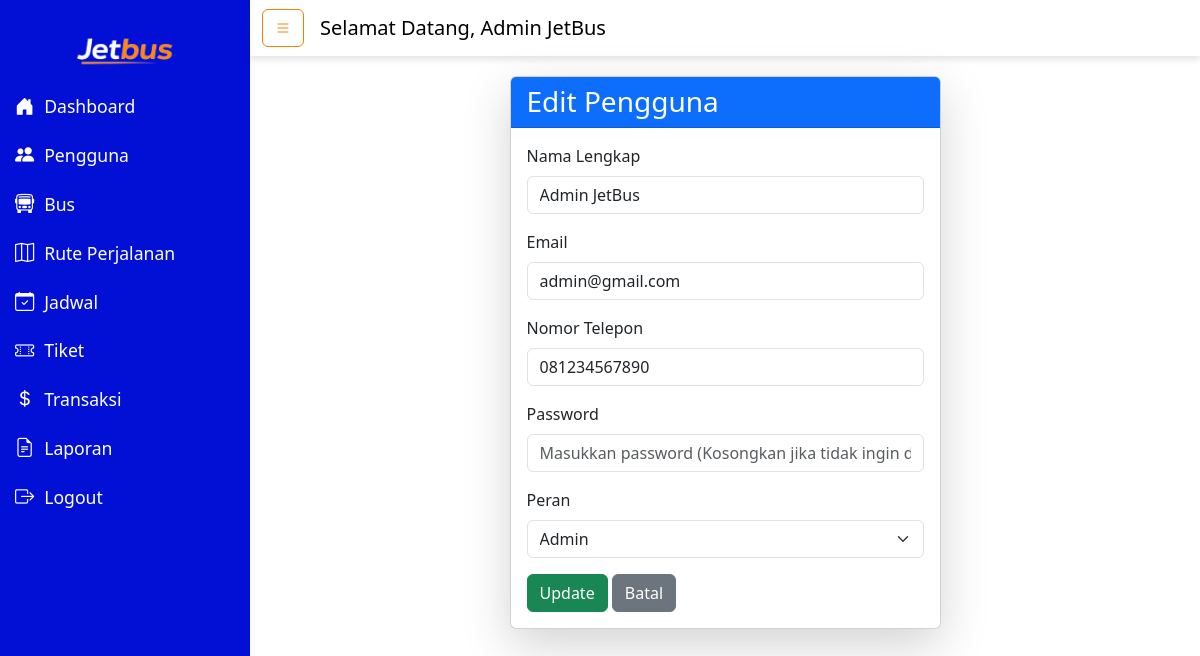
/admin/editPengguna.php?id=1 (signed in), run on the app's committed database.
### tables this page shows
CREATE TABLE `pengguna` (
  `id_pengguna` int(11) NOT NULL,
  `nama` varchar(100) NOT NULL,
  `email` varchar(100) NOT NULL,
  `password` varchar(255) NOT NULL,
  `no_hp` varchar(15) DEFAULT NULL,
  `peran` enum('admin','pelanggan') NOT NULL DEFAULT 'pelanggan'
);

### admin/editPengguna.php (the view, shortened to what this page needs)
<?php
include "header.php";
include "../koneksi.php";
if (isset($_GET['id'])) {
    $id = $_GET['id'];
    $query = "SELECT * FROM pengguna WHERE id_pengguna = '$id'";
    $result = mysqli_query($koneksi, $query);
    if (mysqli_num_rows($result) > 0) {
        $user = mysqli_fetch_assoc($result);
    } else {
        echo "Pengguna tidak ditemukan.";
        exit;
    }
} else {
    echo "ID pengguna tidak diberikan.";
    exit;
}
?>
<div class="d-flex">
    <?php include "sidebar.php" ?>
    <div class="content-wrapper w-100">
        <?php include "navbar.php"; ?>
        <main class="content">
            <div class="container-fluid">
                <div class="row justify-content-center">
                    <div class="col-md-6">
                        <div class="card shadow-lg">
                            <div class="card-header bg-primary text-white">
                                <h3 class="mb-0">Edit Pengguna</h3>
                            </div>
                            <div class="card-body">
                                <form action="updatePengguna.php" method="POST">
                                    <div class="mb-3">
                                        <label for="nama" class="form-label">Nama Lengkap</label>
                                        <input type="text" class="form-control" id="nama" name="nama" value="<?php echo $user['nama']; ?>" required placeholder="Masukkan nama lengkap">
                                    </div>
                                    <div class="mb-3">
                                        <label for="email" class="form-label">Email</label>
                                        <input type="email" class="form-control" id="email" name="email" value="<?php echo $user['email']; ?>" required placeholder="Masukkan email">
                                    </div>
                                    <div class="mb-3">
                                        <label for="no_hp" class="form-label">Nomor Telepon</label>
                                        <input type="number" class="form-control" id="no_hp" name="no_hp" value="<?php echo $user['no_hp']; ?>" min="0" required placeholder="Masukkan nomor telepon">
                                    </div>
                                    <div class="mb-3">
                                        <label for="password" class="form-label">Password</label>
                                        <input type="password" class="form-control" id="password" name="password" placeholder="Masukkan password (Kosongkan jika tidak ingin diubah)">
                                    </div>
                                    <div class="mb-3">
                                        <label for="peran" class="form-label">Peran</label>
                                        <select class="form-select" id="peran" name="peran" required>
                                            <option value="admin" <?php echo $user['peran'] == 'admin' ? 'selected' : ''; ?>>Admin</option>
                                        </select>
                                    </div>
                                    <button type="submit" class="btn btn-success">Update</button>
                                    <button type="reset" class="btn btn-secondary">Batal</button>
                                </form>
                            </div>
                        </div>
                    </div>
                </div>
            </div>
        </main>
    </div>
</div>
<?php include 'footer.php'; ?>

### assets/css/admin.css (style rules this page uses)
body { font-family: Arial, sans-serif; background-color: #f5f5f5; margin: 0; padding: 0; }
.content-wrapper { flex: 1; display: flex; flex-direction: column; }
.content { padding: 20px; background-color: white; min-height: 100vh; }

### data on the page
pengguna: nama "Admin JetBus", email "admin@gmail.com", no_hp "081234567890", peran "Admin"

### other printed values
$_SESSION['nama'] "Admin JetBus"
